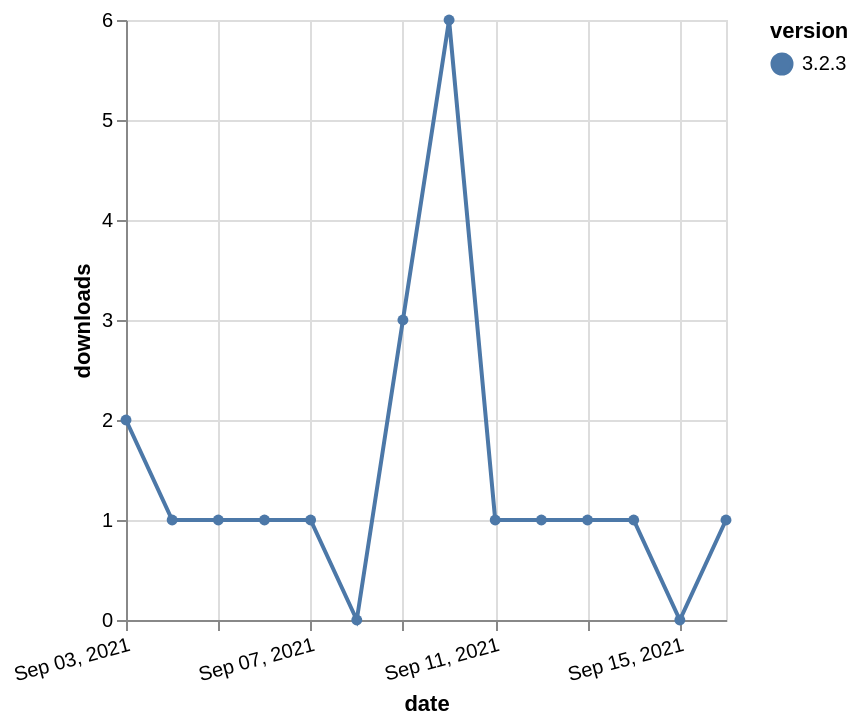

Vega-Lite specification stored for this chart:
### Vega-Lite specification from a JSON file in a GitHub repository (floating-point values rounded to 4 significant figures)
{"$schema": "https://vega.github.io/schema/vega-lite/v5.json", "description": "A simple bar chart with embedded data.", "data": {"values": [{"date": "2021-09-03", "total": 534, "delta": 2, "version": "3.2.3"}, {"date": "2021-09-04", "total": 535, "delta": 1, "version": "3.2.3"}, {"date": "2021-09-05", "total": 536, "delta": 1, "version": "3.2.3"}, {"date": "2021-09-06", "total": 537, "delta": 1, "version": "3.2.3"}, {"date": "2021-09-07", "total": 538, "delta": 1, "version": "3.2.3"}, {"date": "2021-09-08", "total": 538, "delta": 0, "version": "3.2.3"}, {"date": "2021-09-09", "total": 541, "delta": 3, "version": "3.2.3"}, {"date": "2021-09-10", "total": 547, "delta": 6, "version": "3.2.3"}, {"date": "2021-09-11", "total": 548, "delta": 1, "version": "3.2.3"}, {"date": "2021-09-12", "total": 549, "delta": 1, "version": "3.2.3"}, {"date": "2021-09-13", "total": 550, "delta": 1, "version": "3.2.3"}, {"date": "2021-09-14", "total": 551, "delta": 1, "version": "3.2.3"}, {"date": "2021-09-15", "total": 551, "delta": 0, "version": "3.2.3"}, {"date": "2021-09-16", "total": 552, "delta": 1, "version": "3.2.3"}]}, "width": "container", "mark": {"type": "line", "point": {"filled": true}}, "encoding": {"x": {"field": "date", "type": "temporal", "timeUnit": "yearmonthdate", "title": "date", "axis": {"labelAngle": -15}}, "y": {"field": "delta", "type": "quantitative", "title": "downloads"}, "color": {"field": "version", "type": "nominal"}, "tooltip": {"field": "delta"}}}
